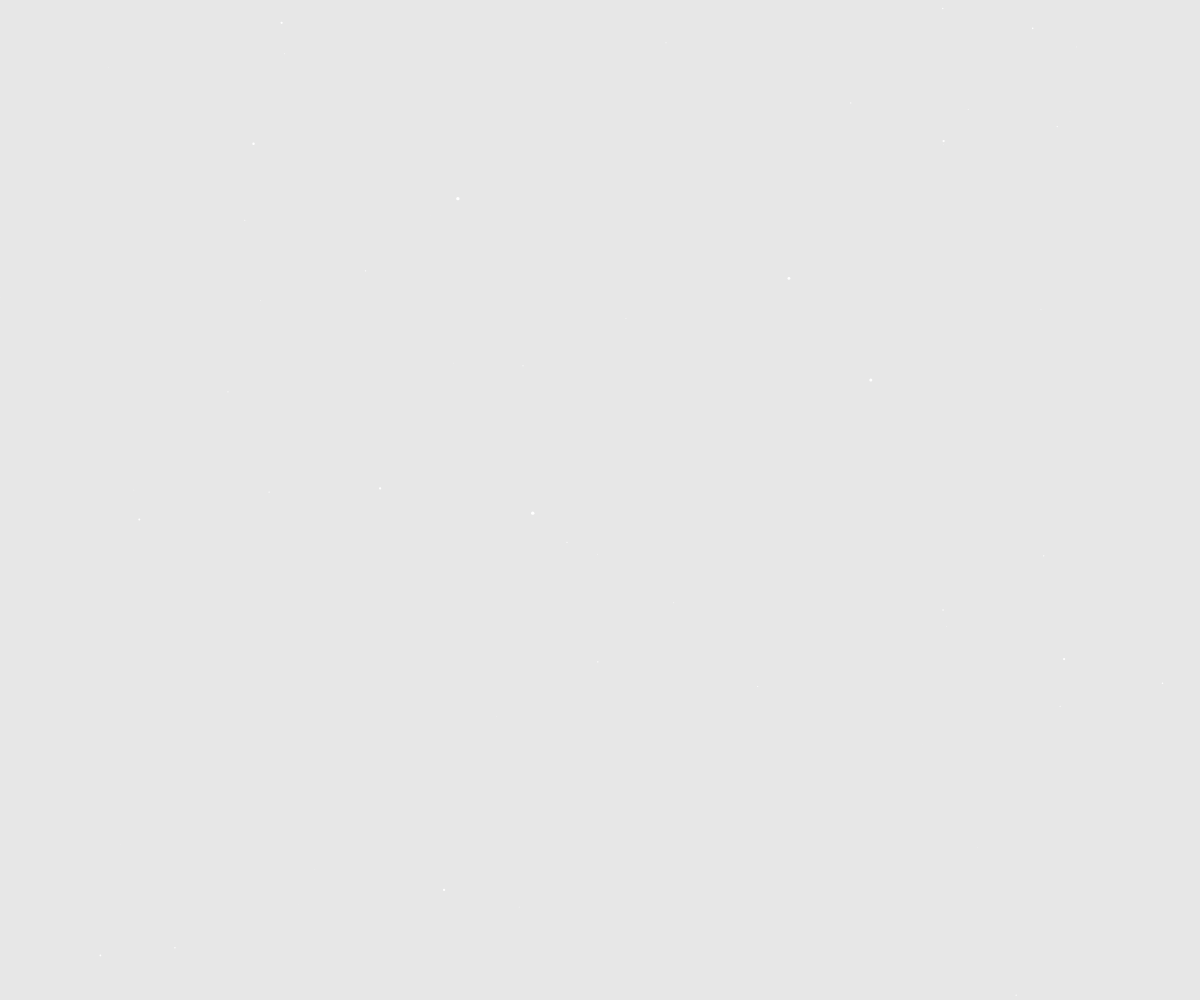
Frame 1 (no input)
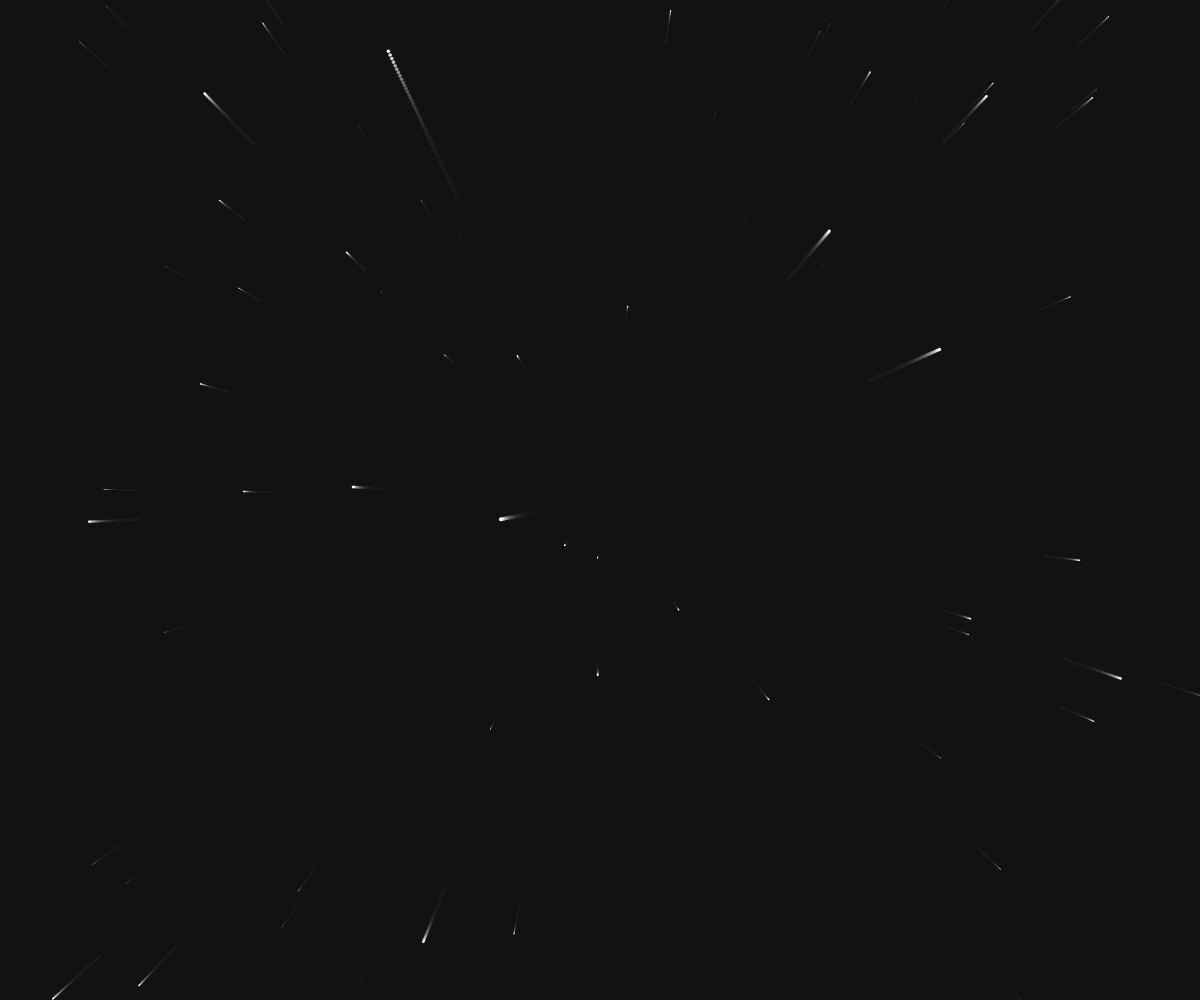
Frame 60 (no input)
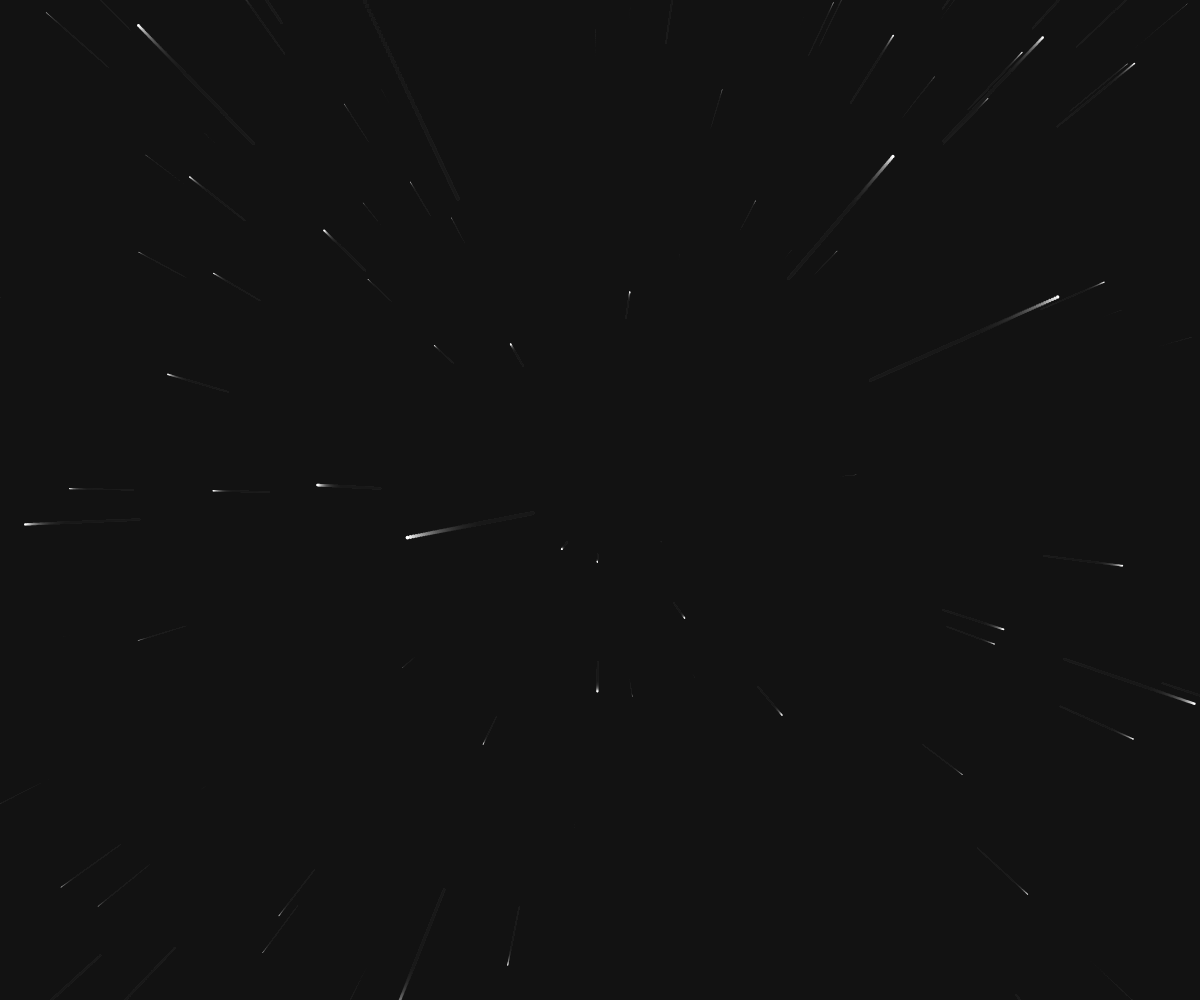
Frame 120 (the mouse pressed at the canvas centre since frame 60)

The p5.js sketch that drew these frames (run headless with seeded random() and noise() and a simulated clock; from frame 60 on, the mouse is pressed at the canvas centre):

// p5.js sketch
// ── sketch.js
// the background for this portfolio is based very heavily on the work of Daniel Shiffman - coding legend
// visit his site here http://codingtra.in
// support coding train here http://patreon.com/codingtrain
// Code for this p5 project: https://youtu.be/17WoOqgXsRM
/*
*/
var canvas;
let stars = [];
let speed;

function windowResized() {
  //console.log("resized");
  resizeCanvas(windowWidth, windowHeight);
}

function setup() {
  canvas = createCanvas(windowWidth, windowHeight);
  canvas.position(0,0);
  canvas.style('z-index', '-1');
  for (let i = 0; i < 800; i++) {
    stars[i] = new Star();
  }
}

function draw() {
  speed = 1;
  background('rgba(20,20,20,.1)');
  translate(width / 2, height / 2);
  for (let i = 0; i < stars.length; i++) {
    stars[i].update();
    stars[i].show();
  }
}

// ── star.js
// the background for this portfolio is based very heavily on the work of Daniel Shiffman - coding legend
// visit his site here http://codingtra.in
// support coding train here http://patreon.com/codingtrain
// Code for this p5 project: https://youtu.be/17WoOqgXsRM

function Star() {
  this.x = random(-width, width);
  this.y = random(-height, height);
  this.z = random(width);
  this.pz = this.z;

  this.update = function() {
    this.z = this.z - speed;
    if (this.z < 1) {
      this.z = width;
      this.x = random(-width, width);
      this.y = random(-height, height);
      this.pz = this.z;
    }
  };

  this.show = function() {
    fill(255);
    noStroke();

    var sx = map(this.x / this.z, 0, 1, 0, width);
    var sy = map(this.y / this.z, 0, 1, 0, height);

    var r = map(this.z, 0, width, 4, 0);
    ellipse(sx, sy, r, r);

    var px = map(this.x / this.pz, 0, 1, 0, width);
    var py = map(this.y / this.pz, 0, 1, 0, height);

    this.pz = this.z;

    //stroke(255);
    //line(px, py, sx, sy);
  };
}
